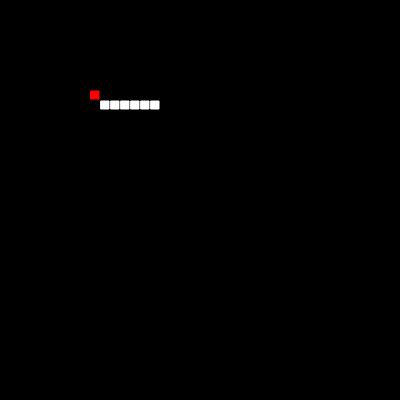
Frame 1 (no input)
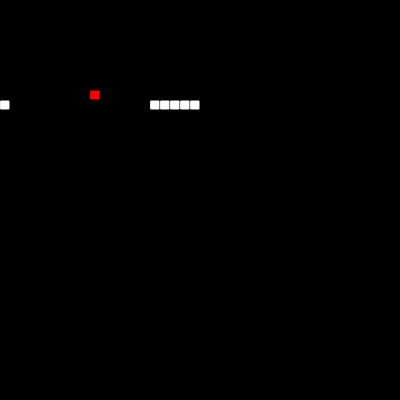
Frame 60 (no input)
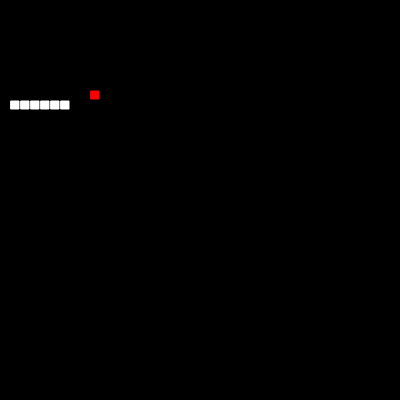
Frame 120 (the mouse pressed at the canvas centre since frame 60)

The p5.js sketch that drew these frames (run headless with seeded random() and noise() and a simulated clock; from frame 60 on, the mouse is pressed at the canvas centre):

// p5.js sketch
// ── sketch.js
let width = 400;
let height = 400;
let snake;
let count=0
let f;
function setup() {
  createCanvas(width, height)
  stroke(255)
  snake = new Snake(10)
  snake.show();
  // background(0);
  snake.show();
  f=new Fruit(snake,10);
  
}

function draw() {
  background(0);
  f.show();
if(count%10===0)
{
  snake.move();
  snake.eat(f);
}  snake.show();
  count++;
}

function keyPressed() {
  if (keyCode === LEFT_ARROW) {
    snake.setDir(-1, 0)
  }
  if (keyCode === RIGHT_ARROW) {
    snake.setDir(1,0)
  }
  if (keyCode === DOWN_ARROW) {
    snake.setDir(0,1)
  }
  if (keyCode === UP_ARROW) {
    snake.setDir(0,-1)
  }
}





// ── points.js
class Point {
    constructor(x, y) {
        this.x = x;
        this.y = y;
    }
};

class Square {
    constructor(point, height) {
        this.point = point;
        this.height = height;
    }

    show() {
        // this.point.x+=;
        // rect(this.point.y+10,this.point.x,this.height)
        let replace=0;
        line(this.point.x,this.point.y,this.point.x+this.height,this.point.y)
        line(this.point.x+this.height,this.point.y,this.point.x+this.height+replace,this.point.y+this.height)
        line(this.point.x+this.height+replace,this.point.y+this.height,this.point.x+replace,this.point.y+this.height)
        line(this.point.x+replace,this.point.y+this.height,this.point.x,this.point.y)
    }

    devide() {
        let points = [];
        // let a=0;
        let newHeight = this.height / 3;
        for (let i = 0; i < 9; i++) {
            let x = this.point.x + (newHeight * (i % 3));
            let y = this.point.y + (newHeight * int(i / 3));
            points.push(new Square(new Point(x, y), newHeight))
        }
        return points;
    }

    showDevided(level) {
        if (level > 0) {
            let sq = this.devide();
            for (let i=0;i<9;i++){
                if(i===4){
                    fill(255,0,0);
                    sq[i].show()
                    fill(255);
                }
             else{
                sq[i].showDevided(level-1);
            }
            }
        }
    }
}

// ── snake.js
class Snake{
      constructor(size){
          this.size=size
        this.reset()
      }
      show(){
          for(let i=0; i<this.total;i++){
              stroke(255)
              fill(255)
              rect(this.tail[i].x*this.size+1,this.tail[i].y*this.size+1,this.size-2,this.size-2);
            //   text(i,this.tail[i].x*20+1,this.tail[i].y*20+1)
          }
      }
      move(){
        let a=new Point((this.tail[this.total-1].x+this.direction.x)%20,(this.tail[this.total-1].y+this.direction.y)%20)
        for(let i=0;i<this.total;i++){
         
            if(this.tail[i].x===a.x&&this.tail[i].y===a.y){
                this.reset();
                break
            }
        }
        for(let i=0;i<this.total-1;i++){
            // console.log(i,this.tail[i])
            this.tail[i]=this.tail[i+1];
        }
        this.tail[this.total-1]=new Point((this.tail[this.total-1].x+this.direction.x+20)%20,(this.tail[this.total-1].y+this.direction.y+20)%20)
      }
      reset(){
        this.tail=[new Point(9,10),new Point(10,10),new Point(11,10),new Point(12,10),new Point(13,10),new Point(14,10),];
        this.direction={x:1,y:0}
        this.total=this.tail.length;
      }


      setDir(x,y){
        this.direction.x=x;
        this.direction.y=y;
      }
      eat(f){
          if(this.tail[this.total-1].x===f.x&&this.tail[this.total-1].y===f.y){
              console.log("EAT")
              this.total++;
                this.tail.push(new Point(f.x,f.y));
                console.log(this.tail)
                f.pick(this)
          }
      }
    }

class Fruit{
    constructor(s,size) {
        this.size=size
        this.pick(s)
    }
    pick(f){
        let a=true
        while(a){
            a=false
        this.x=Math.floor((Math.random()*10))%20;
        this.y=Math.floor((Math.random()*10))%20;
        for(let i=0;i<f.tail.length;i++){
            if(this.x===f.tail[i].x&&this.y===f.tail[i].y){
                a=true;
                break;
            }
        }
    }
}
    show(){
        // console.log(this.x,this.y)
        stroke(255,0,0);
        fill(255,0,0);
        rect(this.x*this.size+1,this.y*this.size+1,this.size-2,this.size-2);
    }
    
}
